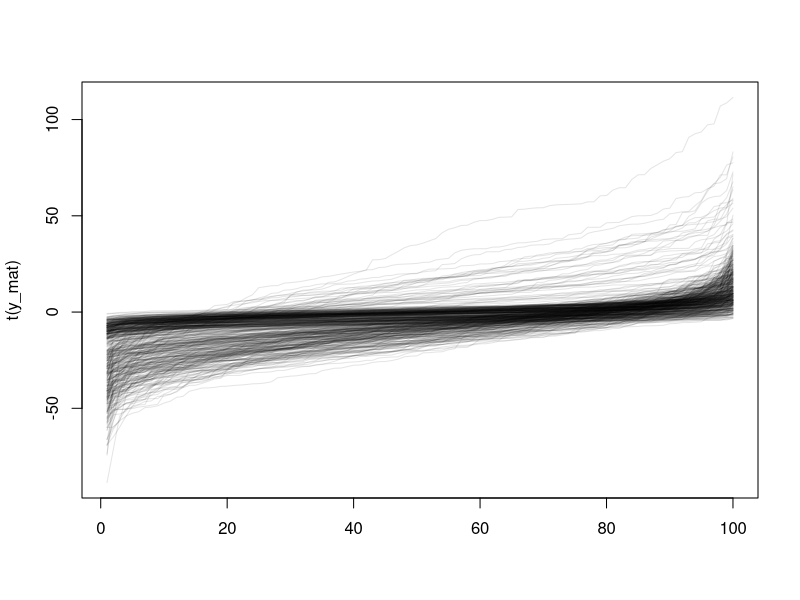
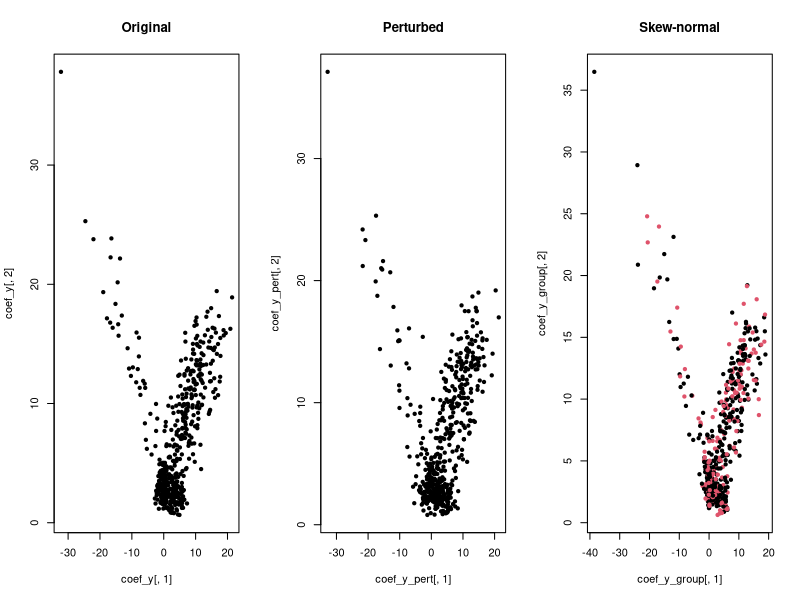
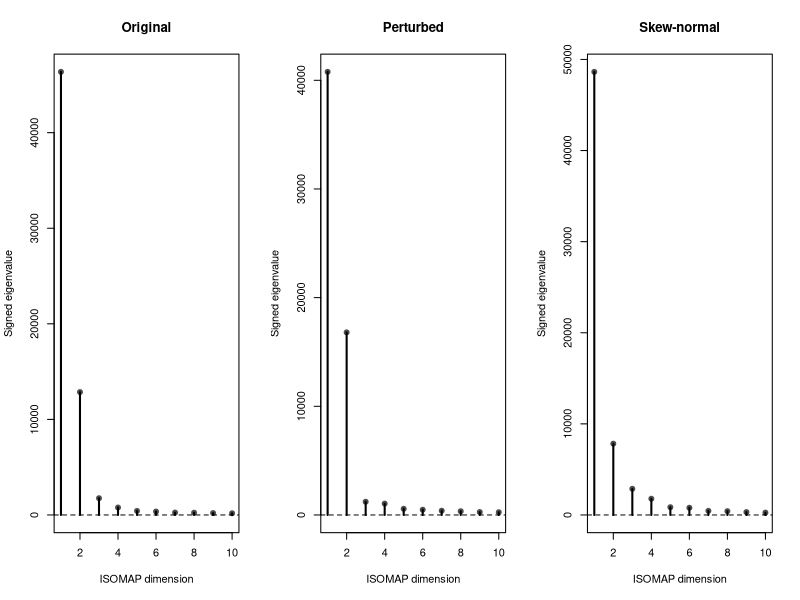
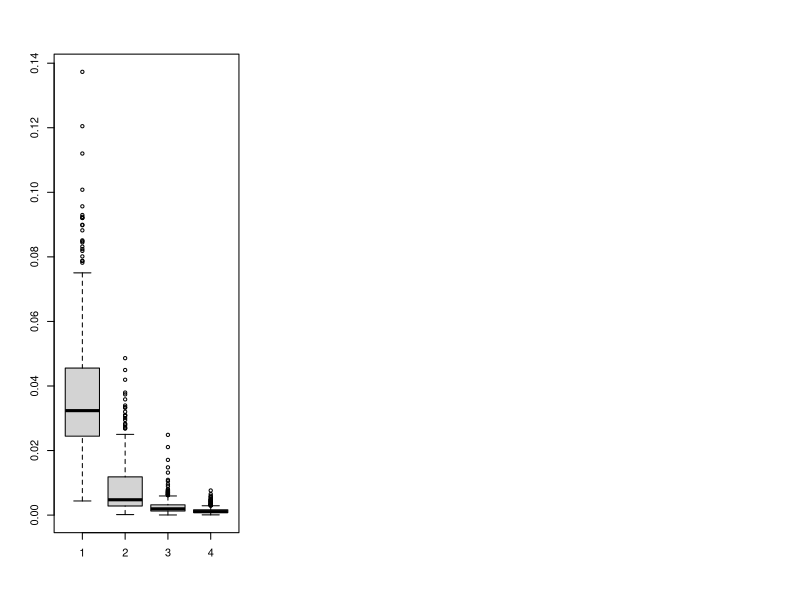
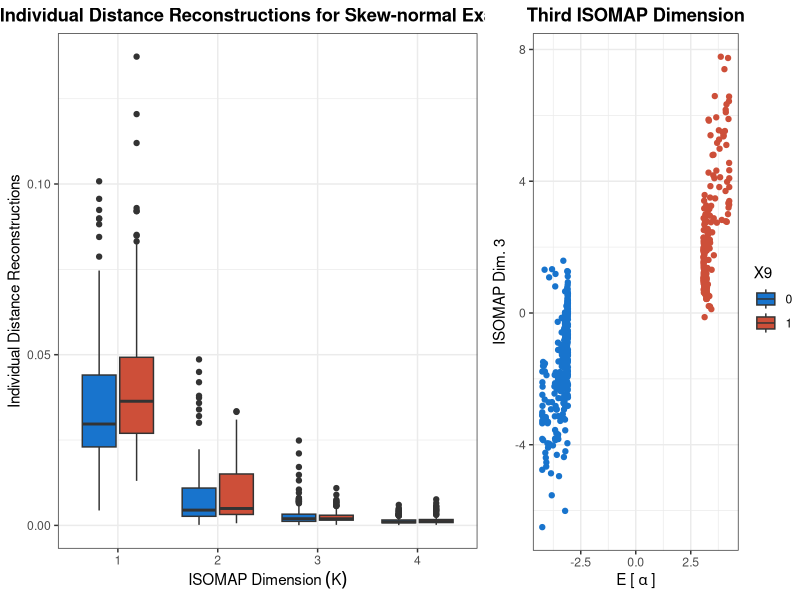
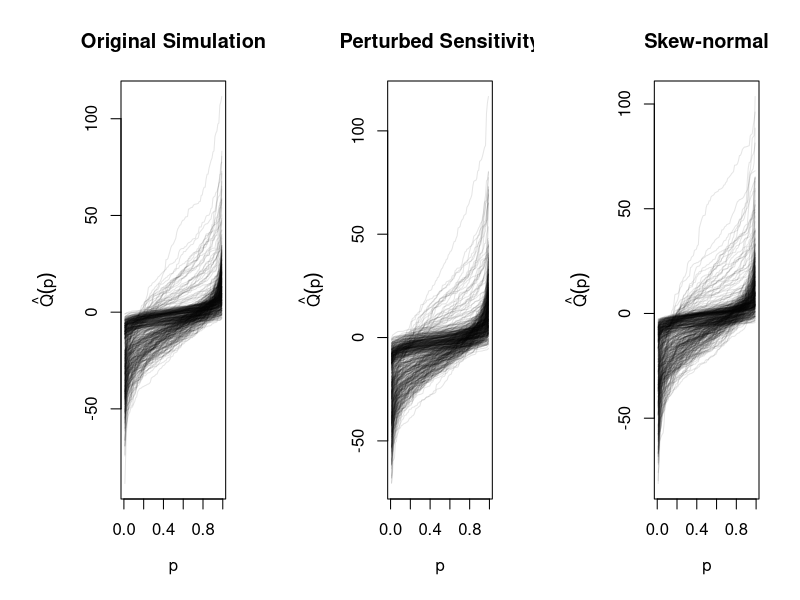
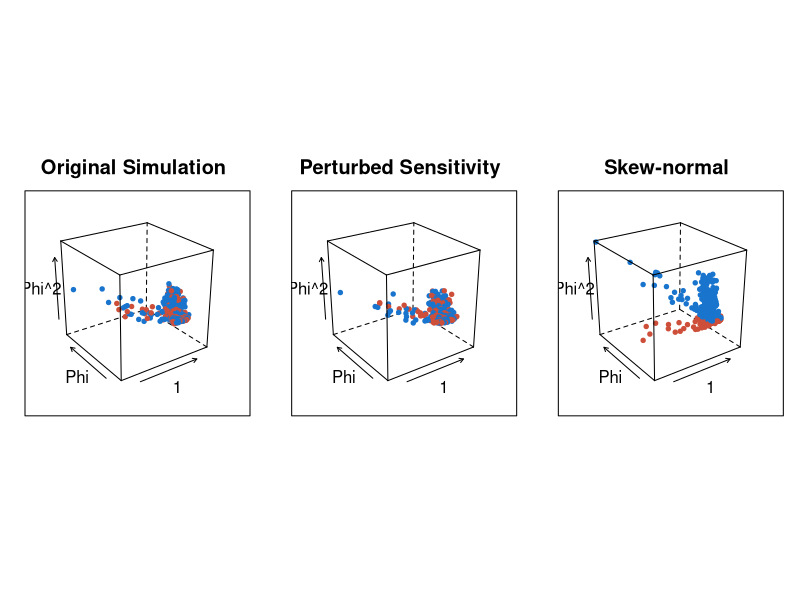
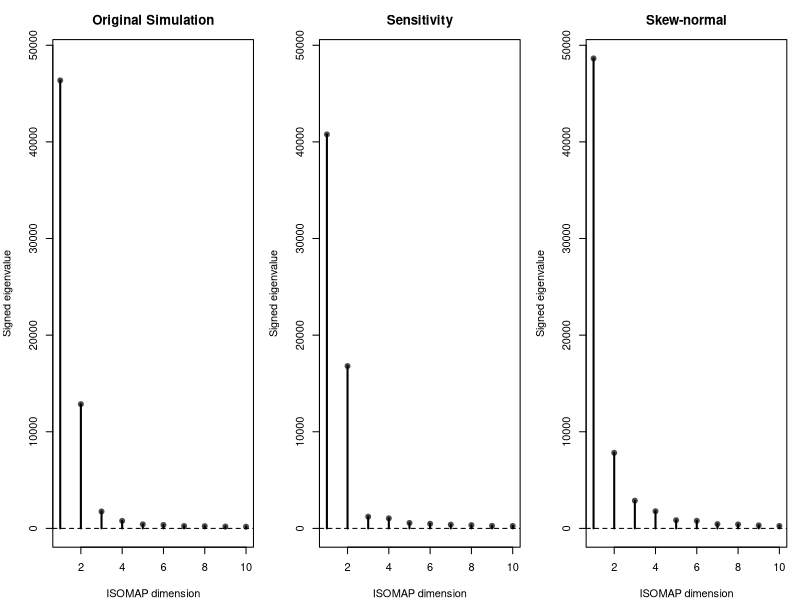

Write R code to recreate these figures, in order.
# Packages
library(ggplot2)
library(lattice)
library(data.table)

# NOTE: We have used the authors data-generation examples from:
# https://github.com/SUIIAO/Deep-Frechet-Regression/blob/main/simulation/distributional/DenSimu.R#L38


# Define simulation parameters
N <- 100 # Number of observations per sample
nOut <- 100 # Number of test samples
sigma0 <- 3 # Base standard deviation
kappa <- 1 # Shape parameter for gamma distribution
n <- 500
set.seed(1)

# Generate predictor data for training and test sets
# (NOTE: WE ONLY USE TRAIN IN COMMENTARY)
x <- data.frame(
  X1 = runif(n, -1, 0), X2 = runif(n, 0, 1), X3 = runif(n, 1, 2),
  X4 = rnorm(n, 0, 1), X5 = rnorm(n, -10, 3), X6 = rnorm(n, 10, 3),
  X7 = sample(c(0, 1), n, TRUE, c(0.4, 0.6)),
  X8 = sample(c(0, 1), n, TRUE, c(0.3, 0.7)),
  X9 = sample(c(0, 1), n, TRUE, c(0.6, 0.3))
)
xout <- data.frame(
  X1 = runif(nOut, -1, 0), X2 = runif(nOut, 0, 1), X3 = runif(nOut, 1, 2),
  X4 = rnorm(nOut, 0, 1), X5 = rnorm(nOut, -10, 3), X6 = rnorm(nOut, 10, 3),
  X7 = sample(c(0, 1), nOut, TRUE, c(0.4, 0.6)),
  X8 = sample(c(0, 1), nOut, TRUE, c(0.3, 0.7)),
  X9 = sample(c(0, 1), nOut, TRUE, c(0.6, 0.3))
)


# Original Example: -------------------------------------------------------
# Generate response data
y <- list()
yMean <- matrix(nrow = n, ncol = N - 1)
expect_eta_Z_vec <- expect_sigma_Z_vec <- numeric(n)
mu.sd <- NULL
for (i in 1:n) {
  # Generate expected mean and standard deviation
  expect_eta_Z_vec[i] <- expect_eta_Z <- 3 * (sin(pi * x[i, 1]) + cos(pi * x[i, 2])) * x[i, 8] +
    (5 * x[i, 4]^2 + x[i, 5]) * x[i, 7]

  expect_sigma_Z_vec[i] <- expect_sigma_Z <- sigma0 + 0.5 * (sin(pi * x[i, 1]) + cos(pi * x[i, 2])) * x[i, 8] +
    abs(5 * x[i, 4]^2 + x[i, 5]) * x[i, 7]

  # Sample mean and standard deviation
  mu <- rnorm(1, mean = expect_eta_Z, sd = 1)
  sigma <- rgamma(1, shape = expect_sigma_Z^2 / kappa, scale = kappa / expect_sigma_Z)

  # Generate response and true quantile values
  y[[i]] <- sort(mu + sigma * rnorm(N)) # rnorm(N, mean = mu, sd = sigma)
  yMean[i, ] <- expect_eta_Z + expect_sigma_Z * qnorm(c(1:(N - 1)) / N)

  mu.sd <- rbind(mu.sd, data.frame(mu, sigma))
}
y_mat <- do.call(rbind, y)

matplot(t(y_mat), type = "l", col = scales::alpha(1, 0.1), lty = 1)


# Perturbed-off-manifold example ------------------------------------------
# From: https://github.com/SUIIAO/Deep-Frechet-Regression/blob/main/simulation/distributional/DenSimuRobust.R
y_pert <- list()
yMean_pert <- matrix(nrow = n, ncol = N - 1)
mu.sd_pert <- NULL
for (i in 1:n) {
  # Sample mean and standard deviation
  mu <- rnorm(1, mean = expect_eta_Z_vec[i], sd = 2)
  sigma <- rgamma(1, shape = expect_sigma_Z_vec[i]^2 / kappa, scale = kappa / expect_sigma_Z_vec[i])

  # Generate response and true quantile values
  y_pert[[i]] <- sort(mu + sigma * rnorm(N)) # rnorm(N, mean = mu, sd = sigma)
  yMean_pert[i, ] <- expect_eta_Z + expect_sigma_Z * qnorm(c(1:(N - 1)) / N)

  mu.sd_pert <- rbind(mu.sd_pert, data.frame(mu, sigma))
}
y_mat_pert <- do.call(rbind, y_pert)


# Skew Normal Example: ----------------------------------------------------

y_group <- list()
mu.sd.skew.group <- NULL
eta_latent <- as.numeric(scale(expect_eta_Z_vec))
log_sigma_latent <- as.numeric(scale(log(expect_sigma_Z_vec)))
for (i in 1:n) {
  # Generate expected mean and standard deviation
  expect_eta_Z <- expect_eta_Z_vec[i]
  expect_sigma_Z <- expect_sigma_Z_vec[i]

  # X9 is not used in eta or sigma, so this is a group-specific shape effect.
  # Here the group-specific skewness is weaker and less entangled with the
  # mean direction, making it more likely to appear after the mean and scale
  # directions in the ISOMAP embedding.
  mu_curve <- 2 * plogis(1.25 * (eta_latent[i]^2 - 1)) - 1
  expect_alpha_Z <- (2 * x[i, 9] - 1) * (3.50 + 0.75 * mu_curve)

  # Sample mean, standard deviation, and skewness
  mu <- rnorm(1, mean = expect_eta_Z, sd = 0.1)
  sigma <- rgamma(1, shape = expect_sigma_Z^2 / kappa, scale = kappa / expect_sigma_Z)
  alpha <- rnorm(1, mean = expect_alpha_Z, sd = 0.25)

  delta <- alpha / sqrt(1 + alpha^2)
  omega_sq <- sigma^2 / (1 - ((2 * delta^2) / pi))
  omega <- sqrt(omega_sq)
  xi <- mu - omega * delta * sqrt(2 / pi)
  y_sample <- sn::rsn(n = N, xi = xi, omega = omega, alpha = alpha)

  y_group[[i]] <- sort(y_sample)
  mu.sd.skew.group <- rbind(
    mu.sd.skew.group,
    data.frame(mu, sigma, alpha,
      expect_alpha = expect_alpha_Z,
      mu_curve, group = x[i, 9]
    )
  )
}

y_mat_group <- do.call(rbind, y_group)



# -------------------------------------------------------------------------
grid_p <- c(1:ncol(y_mat)) / (ncol(y_mat) + 1)

png(file = here::here(
  "figures",
  "qfs-group-third-isomap.png"
), width = 12, height = 4, units = "in", res = 400)
par(mfrow = c(1, 3), mar = c(5, 6, 4, 2) + 0.05, cex = 1)
matplot(grid_p, t(y_mat),
  main = "Original Simulation",
  xlab = expression(p),
  ylab = expression(hat(Q)(p)),
  type = "l",
  lty = 1, col = scales::alpha(1, 0.1)
)
matplot(grid_p, t(y_mat_pert),
  main = "Perturbed Sensitivity",
  xlab = expression(p),
  ylab = expression(hat(Q)(p)),
  type = "l", lty = 1, col = scales::alpha(1, 0.1)
)
matplot(grid_p,
  t(y_mat_group),
  main = "Skew-normal",
  xlab = expression(p),
  ylab = expression(hat(Q)(p)),
  type = "l", lty = 1,
  col = scales::alpha(1, 0.1)
)
dev.off()

phi_1 <- function(p) {
  rep(1, length(p))
}
phi_2 <- function(p) {
  qnorm(p = p)
}
phi_3 <- function(p) {
  qnorm(p = p)^2
}

Phi <- cbind(
  phi_1(grid_p),
  phi_2(grid_p),
  phi_3(grid_p)
)
Phi_orth <- sqrt(nrow(Phi)) * qr.Q(qr(Phi))
crossprod(Phi_orth) / nrow(Phi_orth)

coef_y <- y_mat %*% Phi_orth / nrow(Phi_orth)
coef_y_pert <- y_mat_pert %*% Phi_orth / nrow(Phi_orth)
coef_y_group <- y_mat_group %*% Phi_orth / nrow(Phi_orth)

y_mat_proj <- coef_y %*% t(Phi_orth)
y_mat_pert_proj <- coef_y_pert %*% t(Phi_orth)
y_mat_group_proj <- coef_y_group %*% t(Phi_orth)

par(mfrow = c(1, 3))
plot(coef_y[, 1], coef_y[, 2], pch = 20, main = "Original")
plot(coef_y_pert[, 1], coef_y_pert[, 2], pch = 20, main = "Perturbed")
plot(coef_y_group[, 1], coef_y_group[, 2],
  pch = 20,
  col = mu.sd.skew.group$group + 1, main = "Skew-normal"
)
par(mfrow = c(1, 1))


# Plot Manifold data: -----------------------------------------------------
png(file = here::here(
  "figures",
  "manifold-data-group-third-isomap.png"
), width = 12, height = 4, units = "in", res = 400)
coef_all <- rbind(coef_y, coef_y_pert, coef_y_group)
xlim_3d <- range(coef_all[, 1])
ylim_3d <- range(coef_all[, 2])
zlim_3d <- range(coef_all[, 3])

coef_y_df <- data.frame(coef_y, group = factor(x$X9))
coef_y_pert_df <- data.frame(coef_y_pert, group = factor(x$X9))
coef_y_group_df <- data.frame(coef_y_group, group = factor(mu.sd.skew.group$group))

names(coef_y_df)[1:3] <- names(coef_y_pert_df)[1:3] <- c("c1", "c2", "c3")
names(coef_y_group_df)[1:3] <- c("c1", "c2", "c3")
screen_3d <- list(z = 35, x = -65)

p1 <- lattice::cloud(c3 ~ c1 * c2,
  data = coef_y_df,
  groups = group,
  xlim = xlim_3d, ylim = ylim_3d, zlim = zlim_3d,
  screen = screen_3d,
  pch = 20, col = c("dodgerblue3", "tomato3"),
  xlab = "1", ylab = "Phi", zlab = "Phi^2",
  main = "Original Simulation"
)

p2 <- lattice::cloud(c3 ~ c1 * c2,
  data = coef_y_pert_df,
  groups = group,
  xlim = xlim_3d, ylim = ylim_3d, zlim = zlim_3d,
  screen = screen_3d,
  pch = 20, col = c("dodgerblue3", "tomato3"),
  xlab = "1", ylab = "Phi", zlab = "Phi^2",
  main = "Perturbed Sensitivity"
)

p3 <- lattice::cloud(c3 ~ c1 * c2,
  data = coef_y_group_df,
  groups = group,
  xlim = xlim_3d, ylim = ylim_3d, zlim = zlim_3d,
  screen = screen_3d,
  pch = 20, col = c("dodgerblue3", "tomato3"),
  xlab = "1", ylab = "Phi", zlab = "Phi^2",
  main = "Skew-normal"
) # ,
# auto.key = list(columns = 2, title = "X9"))

print(p1, split = c(1, 1, 3, 1), more = TRUE)
print(p2, split = c(2, 1, 3, 1), more = TRUE)
print(p3, split = c(3, 1, 3, 1), more = FALSE)
dev.off()


# Now look at ISOMAP eigenvalues: -----------------------------------------
# settings:
r <- 3
manifold <- list(k = 10)
# distances:
dist.den_1 <- as.matrix(dist(y_mat, upper = T, diag = T)) / sqrt(ncol(y_mat))
dist.den_2 <- as.matrix(dist(y_mat_pert, upper = T, diag = T)) / sqrt(ncol(y_mat_pert))
dist.den_3 <- as.matrix(dist(y_mat_group, upper = T, diag = T)) / sqrt(ncol(y_mat_group))

# isomaps
isomap_object_1 <- vegan::isomap(dist.den_1, k = manifold$k, ndim = r)
isomap_object_2 <- vegan::isomap(dist.den_2, k = manifold$k, ndim = r)
isomap_object_3 <- vegan::isomap(dist.den_3, k = manifold$k, ndim = r)


par(mfrow = c(1, 3))

plot_isomap_eig <- function(eig, main, n_eig = 10, ylim = range(c(eig, 0))) {
  eig <- eig[seq_len(min(n_eig, length(eig)))]
  cols <- ifelse(eig >= 0, "grey30", "tomato3")
  k <- seq_along(eig)
  plot(
    k,
    eig,
    type = "p",
    pch = 20,
    cex = 1.5,
    col = cols,
    ylim = ylim,
    xlab = "ISOMAP dimension",
    ylab = "Signed eigenvalue",
    main = main
  )
  segments(
    x0 = k, y0 = 0, x1 = k, y1 = eig,
    col = "black", lwd = 2
  )
  abline(h = 0, lty = 2)
}


all_eigs <- c(
  isomap_object_1$eig,
  isomap_object_2$eig,
  isomap_object_3$eig
)
ylims <- c(0, max(all_eigs))
png(
  file = here::here("figures", "isomap-eigenvalues-group-third-isomap.png"),
  width = 10, height = 3.5, units = "in", res = 400
)
par(mfrow = c(1, 3), mar = c(4, 4, 3, 1))
plot_isomap_eig(isomap_object_1$eig, "Original Simulation", ylim = ylims)
plot_isomap_eig(isomap_object_2$eig, "Sensitivity", ylim = ylims)
plot_isomap_eig(isomap_object_3$eig, "Skew-normal", ylim = ylims)
dev.off()

par(mfrow = c(1, 3))
plot_isomap_eig(isomap_object_1$eig, "Original")
plot_isomap_eig(isomap_object_2$eig, "Perturbed")
plot_isomap_eig(isomap_object_3$eig, "Skew-normal")


# Final, look at geodesic reconstructions: --------------------------------
pointwise_distance_loss <- function(D_true, z) {
  D_hat <- as.matrix(dist(z))
  loss <- numeric(nrow(D_true))

  for (i in seq_len(nrow(D_true))) {
    ind <- setdiff(seq_len(nrow(D_true)), i)
    loss[i] <- sum((D_true[i, ind] - D_hat[i, ind])^2) /
      sum(D_true[i, ind]^2)
  }

  loss
}


D_geo_1 <- as.matrix(vegan::isomapdist(dist.den_1, k = manifold$k))
eps_1 <- pointwise_distance_loss(D_true = D_geo_1, z = isomap_object_1$points)

D_geo_2 <- as.matrix(vegan::isomapdist(dist.den_2, k = manifold$k))
eps_2 <- pointwise_distance_loss(D_true = D_geo_2, z = isomap_object_2$points)


D_geo_3 <- as.matrix(vegan::isomapdist(dist.den_3, k = manifold$k))
isomap_object_3 <- vegan::isomap(dist.den_3, k = manifold$k, ndim = 4)
eps_3_k1 <- pointwise_distance_loss(D_true = D_geo_3, z = isomap_object_3$points[, 1, drop = F])
eps_3_k2 <- pointwise_distance_loss(D_true = D_geo_3, z = isomap_object_3$points[, 1:2])
eps_3_k3 <- pointwise_distance_loss(D_true = D_geo_3, z = isomap_object_3$points[, 1:3])
eps_3_k4 <- pointwise_distance_loss(D_true = D_geo_3, z = isomap_object_3$points[, 1:4])


boxplot(eps_3_k1, eps_3_k2, eps_3_k3, eps_3_k4)


dt_plot <- data.table(X9 = factor(x$X9), eps_3_k1, eps_3_k2, eps_3_k3, eps_3_k4)
dt_plot_lng <- melt.data.table(dt_plot,
  id.vars = "X9",
  value.name = "loss",
  variable.name = "k",
  variable.factor = FALSE
)
dt_plot_lng[, k := stringr::str_remove(k, "eps_3_k")]
dt_plot_lng[, k := as.numeric(k)]
p1 <- ggplot(data = dt_plot_lng) +
  aes(x = factor(k), fill = X9, y = loss) +
  geom_boxplot() +
  labs(
    x = expression("ISOMAP Dimension" ~ (K)),
    y = "Individual Distance Reconstructions"
  ) +
  theme_bw() +
  theme(
    legend.position = "bottom",
    plot.title = element_text(hjust = 0.5, face = "bold")
  ) +
  ggtitle("Individual Distance Reconstructions for Skew-normal Example") +
  scale_fill_manual(values = c("dodgerblue3", "tomato3"))


ylims <- range(eps_1, eps_2, eps_3_k2, eps_3_k3)

png(here::here("figures", "individual-losses-group-third-isomap.png"),
  width = 10, height = 10,
  units = "in", res = 400
)
par(mfrow = c(2, 2))
boxplot(eps_1 ~ x$X9, ylim = ylims, col = c("dodgerblue3", "tomato3"))
boxplot(eps_2 ~ x$X9, ylim = ylims, col = c("dodgerblue3", "tomato3"))
boxplot(eps_3_k2 ~ x$X9, ylim = ylims, col = c("dodgerblue3", "tomato3"))
boxplot(eps_3_k3 ~ x$X9, ylim = ylims, col = c("dodgerblue3", "tomato3"))
dev.off()

pca_3 <- prcomp(y_mat_group)

dt_plot_2 <- data.frame(
  Dim3 = isomap_object_3$points[, 3],
  expect_alpha = mu.sd.skew.group$expect_alpha,
  X9 = factor(x$X9)
)
p2 <- ggplot(dt_plot_2) +
  aes(x = expect_alpha, y = Dim3, colour = X9) +
  geom_point() +
  scale_colour_manual(values = c("dodgerblue3", "tomato3")) +
  labs(
    x = expression(E ~ "[" ~ alpha ~ "]"),
    y = "ISOMAP Dim. 3",
    title = "Third ISOMAP Dimension"
  ) +
  theme_bw() +
  theme(
    legend.position = "bottom",
    plot.title = element_text(hjust = 0.5, face = "bold")
  )

ggpubr::ggarrange(p1,
  p2,
  ncol = 2,
  nrow = 1,
  widths = c(0.65, 0.35),
  common.legend = TRUE, legend = "right"
)


ggsave(
  filename = here::here("figures", "bottom-row-plot.pdf"),
  device = "pdf",
  width = 12,
  height = 4.5
)
